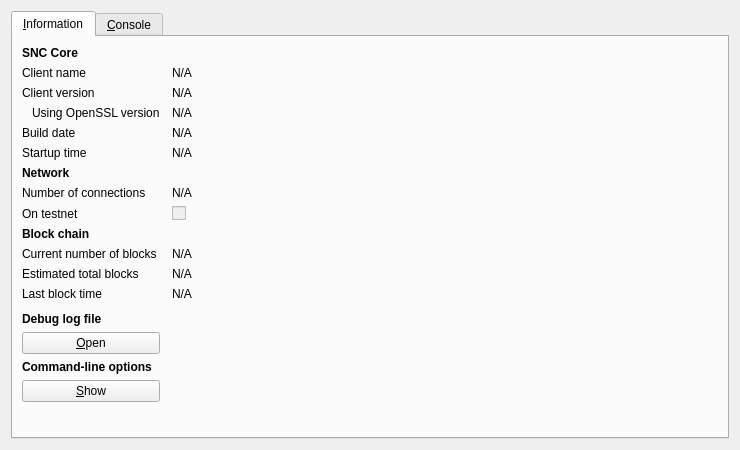
<?xml version="1.0" encoding="UTF-8"?>
<ui version="4.0">
 <class>RPCConsole</class>
 <widget class="QDialog" name="RPCConsole">
  <property name="geometry">
   <rect>
    <x>0</x>
    <y>0</y>
    <width>740</width>
    <height>450</height>
   </rect>
  </property>
  <property name="windowTitle">
   <string>SNC - Debug window</string>
  </property>
  <layout class="QVBoxLayout" name="verticalLayout_2">
   <item>
    <widget class="QTabWidget" name="tabWidget">
     <property name="currentIndex">
      <number>0</number>
     </property>
     <widget class="QWidget" name="tab_info">
      <attribute name="title">
       <string>&amp;Information</string>
      </attribute>
      <layout class="QGridLayout" name="gridLayout" columnstretch="0,1">
       <property name="horizontalSpacing">
        <number>12</number>
       </property>
       <item row="0" column="0">
        <widget class="QLabel" name="label_9">
         <property name="font">
          <font>
           <weight>75</weight>
           <bold>true</bold>
          </font>
         </property>
         <property name="text">
          <string>SNC Core</string>
         </property>
        </widget>
       </item>
       <item row="1" column="0">
        <widget class="QLabel" name="label_5">
         <property name="text">
          <string>Client name</string>
         </property>
        </widget>
       </item>
       <item row="1" column="1">
        <widget class="QLabel" name="clientName">
         <property name="cursor">
          <cursorShape>IBeamCursor</cursorShape>
         </property>
         <property name="text">
          <string>N/A</string>
         </property>
         <property name="textFormat">
          <enum>Qt::PlainText</enum>
         </property>
         <property name="textInteractionFlags">
          <set>Qt::LinksAccessibleByMouse|Qt::TextSelectableByKeyboard|Qt::TextSelectableByMouse</set>
         </property>
        </widget>
       </item>
       <item row="2" column="0">
        <widget class="QLabel" name="label_6">
         <property name="text">
          <string>Client version</string>
         </property>
        </widget>
       </item>
       <item row="2" column="1">
        <widget class="QLabel" name="clientVersion">
         <property name="cursor">
          <cursorShape>IBeamCursor</cursorShape>
         </property>
         <property name="text">
          <string>N/A</string>
         </property>
         <property name="textFormat">
          <enum>Qt::PlainText</enum>
         </property>
         <property name="textInteractionFlags">
          <set>Qt::LinksAccessibleByMouse|Qt::TextSelectableByKeyboard|Qt::TextSelectableByMouse</set>
         </property>
        </widget>
       </item>
       <item row="3" column="0">
        <widget class="QLabel" name="label_14">
         <property name="text">
          <string>Using OpenSSL version</string>
         </property>
         <property name="indent">
          <number>10</number>
         </property>
        </widget>
       </item>
       <item row="3" column="1">
        <widget class="QLabel" name="openSSLVersion">
         <property name="cursor">
          <cursorShape>IBeamCursor</cursorShape>
         </property>
         <property name="text">
          <string>N/A</string>
         </property>
         <property name="textFormat">
          <enum>Qt::PlainText</enum>
         </property>
         <property name="textInteractionFlags">
          <set>Qt::LinksAccessibleByMouse|Qt::TextSelectableByKeyboard|Qt::TextSelectableByMouse</set>
         </property>
        </widget>
       </item>
       <item row="4" column="0">
        <widget class="QLabel" name="label_12">
         <property name="text">
          <string>Build date</string>
         </property>
        </widget>
       </item>
       <item row="4" column="1">
        <widget class="QLabel" name="buildDate">
         <property name="cursor">
          <cursorShape>IBeamCursor</cursorShape>
         </property>
         <property name="text">
          <string>N/A</string>
         </property>
         <property name="textFormat">
          <enum>Qt::PlainText</enum>
         </property>
         <property name="textInteractionFlags">
          <set>Qt::LinksAccessibleByMouse|Qt::TextSelectableByKeyboard|Qt::TextSelectableByMouse</set>
         </property>
        </widget>
       </item>
       <item row="5" column="0">
        <widget class="QLabel" name="label_13">
         <property name="text">
          <string>Startup time</string>
         </property>
        </widget>
       </item>
       <item row="5" column="1">
        <widget class="QLabel" name="startupTime">
         <property name="cursor">
          <cursorShape>IBeamCursor</cursorShape>
         </property>
         <property name="text">
          <string>N/A</string>
         </property>
         <property name="textFormat">
          <enum>Qt::PlainText</enum>
         </property>
         <property name="textInteractionFlags">
          <set>Qt::LinksAccessibleByMouse|Qt::TextSelectableByKeyboard|Qt::TextSelectableByMouse</set>
         </property>
        </widget>
       </item>
       <item row="6" column="0">
        <widget class="QLabel" name="label_11">
         <property name="font">
          <font>
           <weight>75</weight>
           <bold>true</bold>
          </font>
         </property>
         <property name="text">
          <string>Network</string>
         </property>
        </widget>
       </item>
       <item row="7" column="0">
        <widget class="QLabel" name="label_7">
         <property name="text">
          <string>Number of connections</string>
         </property>
        </widget>
       </item>
       <item row="7" column="1">
        <widget class="QLabel" name="numberOfConnections">
         <property name="cursor">
          <cursorShape>IBeamCursor</cursorShape>
         </property>
         <property name="text">
          <string>N/A</string>
         </property>
         <property name="textFormat">
          <enum>Qt::PlainText</enum>
         </property>
         <property name="textInteractionFlags">
          <set>Qt::LinksAccessibleByMouse|Qt::TextSelectableByKeyboard|Qt::TextSelectableByMouse</set>
         </property>
        </widget>
       </item>
       <item row="8" column="0">
        <widget class="QLabel" name="label_8">
         <property name="text">
          <string>On testnet</string>
         </property>
        </widget>
       </item>
       <item row="8" column="1">
        <widget class="QCheckBox" name="isTestNet">
         <property name="enabled">
          <bool>false</bool>
         </property>
         <property name="text">
          <string/>
         </property>
        </widget>
       </item>
       <item row="9" column="0">
        <widget class="QLabel" name="label_10">
         <property name="font">
          <font>
           <weight>75</weight>
           <bold>true</bold>
          </font>
         </property>
         <property name="text">
          <string>Block chain</string>
         </property>
        </widget>
       </item>
       <item row="10" column="0">
        <widget class="QLabel" name="label_3">
         <property name="text">
          <string>Current number of blocks</string>
         </property>
        </widget>
       </item>
       <item row="10" column="1">
        <widget class="QLabel" name="numberOfBlocks">
         <property name="cursor">
          <cursorShape>IBeamCursor</cursorShape>
         </property>
         <property name="text">
          <string>N/A</string>
         </property>
         <property name="textFormat">
          <enum>Qt::PlainText</enum>
         </property>
         <property name="textInteractionFlags">
          <set>Qt::LinksAccessibleByMouse|Qt::TextSelectableByKeyboard|Qt::TextSelectableByMouse</set>
         </property>
        </widget>
       </item>
       <item row="11" column="0">
        <widget class="QLabel" name="label_4">
         <property name="text">
          <string>Estimated total blocks</string>
         </property>
        </widget>
       </item>
       <item row="11" column="1">
        <widget class="QLabel" name="totalBlocks">
         <property name="cursor">
          <cursorShape>IBeamCursor</cursorShape>
         </property>
         <property name="text">
          <string>N/A</string>
         </property>
         <property name="textFormat">
          <enum>Qt::PlainText</enum>
         </property>
         <property name="textInteractionFlags">
          <set>Qt::LinksAccessibleByMouse|Qt::TextSelectableByKeyboard|Qt::TextSelectableByMouse</set>
         </property>
        </widget>
       </item>
       <item row="12" column="0">
        <widget class="QLabel" name="label_2">
         <property name="text">
          <string>Last block time</string>
         </property>
        </widget>
       </item>
       <item row="12" column="1">
        <widget class="QLabel" name="lastBlockTime">
         <property name="cursor">
          <cursorShape>IBeamCursor</cursorShape>
         </property>
         <property name="text">
          <string>N/A</string>
         </property>
         <property name="textFormat">
          <enum>Qt::PlainText</enum>
         </property>
         <property name="textInteractionFlags">
          <set>Qt::LinksAccessibleByMouse|Qt::TextSelectableByKeyboard|Qt::TextSelectableByMouse</set>
         </property>
        </widget>
       </item>
       <item row="13" column="0">
        <spacer name="verticalSpacer_2">
         <property name="orientation">
          <enum>Qt::Vertical</enum>
         </property>
         <property name="sizeHint" stdset="0">
          <size>
           <width>20</width>
           <height>20</height>
          </size>
         </property>
        </spacer>
       </item>
       <item row="14" column="0">
        <widget class="QLabel" name="labelDebugLogfile">
         <property name="font">
          <font>
           <weight>75</weight>
           <bold>true</bold>
          </font>
         </property>
         <property name="text">
          <string>Debug log file</string>
         </property>
        </widget>
       </item>
       <item row="15" column="0">
        <widget class="QPushButton" name="openDebugLogfileButton">
         <property name="toolTip">
          <string>Open the SNC debug log file from the current data directory. This can take a few seconds for large log files.</string>
         </property>
         <property name="text">
          <string>&amp;Open</string>
         </property>
         <property name="autoDefault">
          <bool>false</bool>
         </property>
        </widget>
       </item>
       <item row="16" column="0">
        <widget class="QLabel" name="labelCLOptions">
         <property name="font">
          <font>
           <weight>75</weight>
           <bold>true</bold>
          </font>
         </property>
         <property name="text">
          <string>Command-line options</string>
         </property>
        </widget>
       </item>
       <item row="17" column="0">
        <widget class="QPushButton" name="showCLOptionsButton">
         <property name="toolTip">
          <string>Show the SNC-Qt help message to get a list with possible SNC command-line options.</string>
         </property>
         <property name="text">
          <string>&amp;Show</string>
         </property>
         <property name="autoDefault">
          <bool>false</bool>
         </property>
        </widget>
       </item>
       <item row="18" column="0">
        <spacer name="verticalSpacer">
         <property name="orientation">
          <enum>Qt::Vertical</enum>
         </property>
         <property name="sizeHint" stdset="0">
          <size>
           <width>20</width>
           <height>40</height>
          </size>
         </property>
        </spacer>
       </item>
      </layout>
     </widget>
     <widget class="QWidget" name="tab_console">
      <attribute name="title">
       <string>&amp;Console</string>
      </attribute>
      <layout class="QVBoxLayout" name="verticalLayout_3">
       <property name="spacing">
        <number>3</number>
       </property>
       <item>
        <widget class="QTextEdit" name="messagesWidget">
         <property name="minimumSize">
          <size>
           <width>0</width>
           <height>100</height>
          </size>
         </property>
         <property name="readOnly">
          <bool>true</bool>
         </property>
         <property name="tabKeyNavigation" stdset="0">
          <bool>false</bool>
         </property>
         <property name="columnCount" stdset="0">
          <number>2</number>
         </property>
        </widget>
       </item>
       <item>
        <layout class="QHBoxLayout" name="horizontalLayout">
         <property name="spacing">
          <number>3</number>
         </property>
         <item>
          <widget class="QLabel" name="label">
           <property name="text">
            <string notr="true">&gt;</string>
           </property>
          </widget>
         </item>
         <item>
          <widget class="QLineEdit" name="lineEdit"/>
         </item>
         <item>
          <widget class="QPushButton" name="clearButton">
           <property name="maximumSize">
            <size>
             <width>24</width>
             <height>24</height>
            </size>
           </property>
           <property name="toolTip">
            <string>Clear console</string>
           </property>
           <property name="text">
            <string/>
           </property>
           <property name="icon">
            <iconset resource="../bitcoin.qrc">
             <normaloff>:/icons/remove</normaloff>:/icons/remove</iconset>
           </property>
           <property name="shortcut">
            <string notr="true">Ctrl+L</string>
           </property>
           <property name="autoDefault">
            <bool>false</bool>
           </property>
          </widget>
         </item>
        </layout>
       </item>
      </layout>
     </widget>
    </widget>
   </item>
  </layout>
 </widget>
 <resources>
  <include location="../bitcoin.qrc"/>
 </resources>
 <connections/>
</ui>
